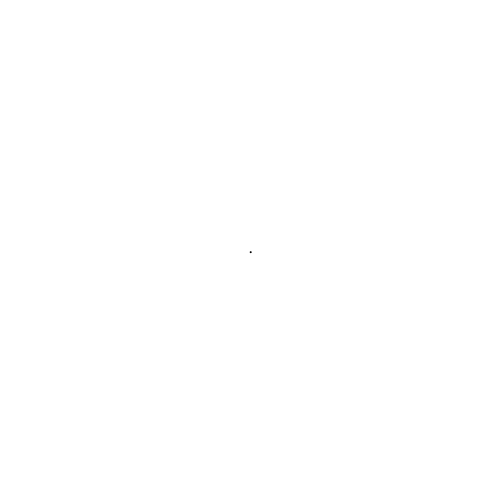
Frame 1 (no input)
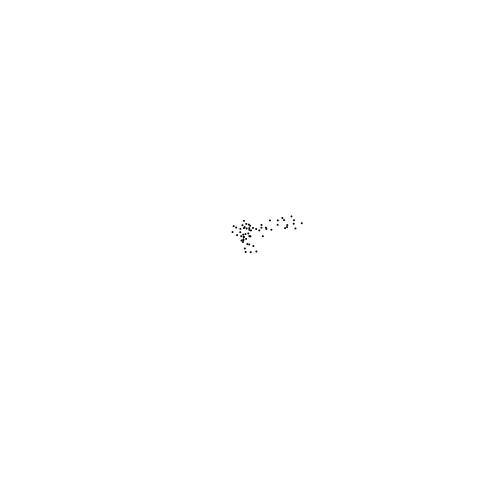
Frame 60 (the mouse pressed at the canvas centre just before this capture)
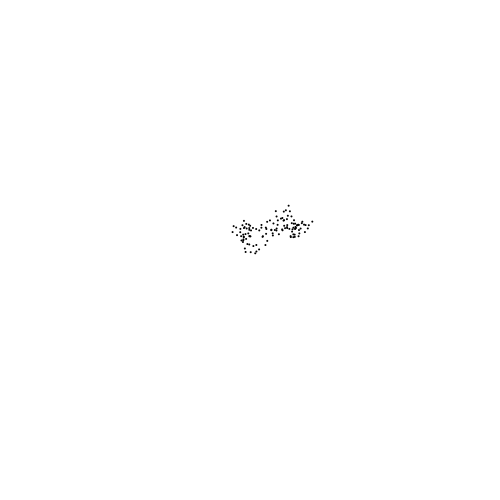
Frame 120 (the mouse held since frame 60 and released just before this capture)

The Processing sketch that drew these frames (run headless with seeded random() and noise(); from frame 60 on, the mouse is pressed at the canvas centre):

// Processing sketch: ex01_05_gaussian_step
// ── ex01_05_gaussian_step.pde
float x;
float y;
float sd;
PVector world;

void setup() {
  world = new PVector(500, 500);
  size(500, 500);
  background(255);
  sd = 5.0;
  x = y = (world.x / 2);
  fill(0);
  noStroke();
}

void draw() {
  float xDiff = sd * randomGaussian();
  float yDiff = sd * randomGaussian();
  x += xDiff;
  y += yDiff;
  if (x > world.x) {
    x = world.x;
  }
  if (y > world.y) {
    y = world.y;
  }
  if (x < 0) {
    x = 0;
  }
  if (y < 0) {
    y = 0;
  }
  ellipse(x, y, 2, 2);
}
